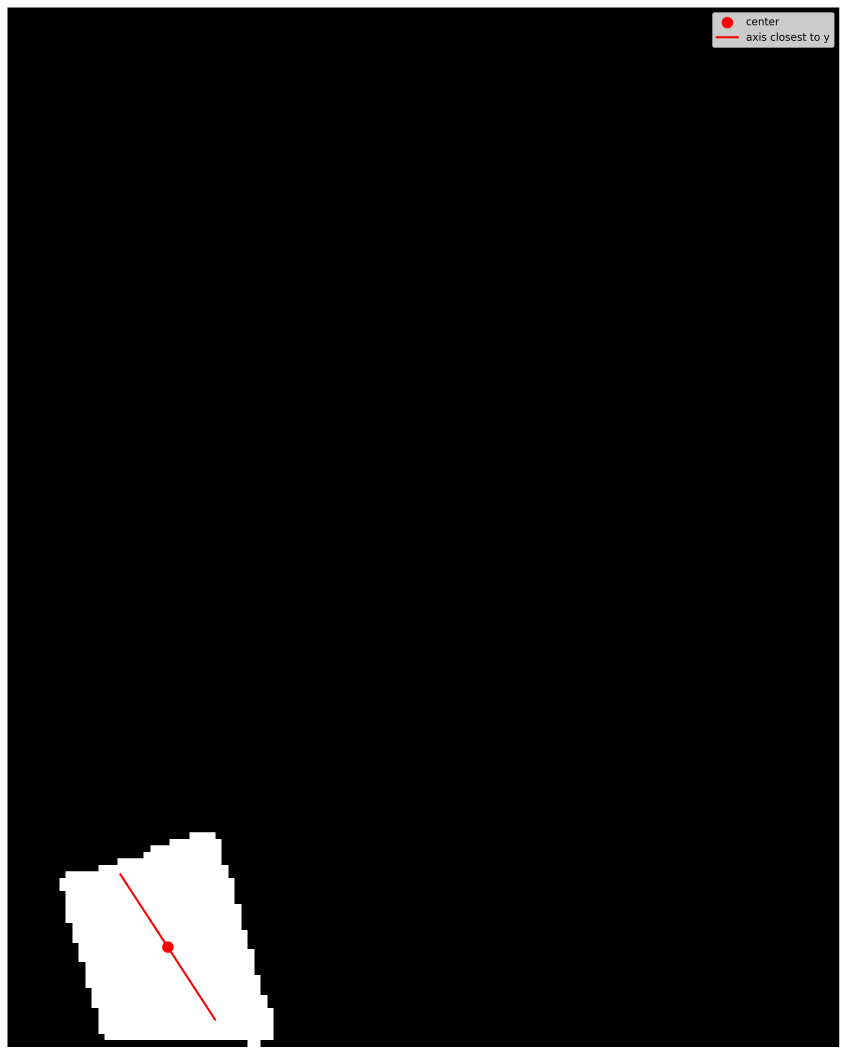
#> input picture pose_estimation/img12_predict_connector_PCA.png, 3386 x 4218 px, given in place of img71_predict_connector.png, which was not available (shown at 1/4 size)
$ python PCA.py
#> lines starting #> are read from the running program, lines starting #| are printed output that depends on the picture; after the words box and inside, x2 and y2 are one past the last pixel; in counts of white or black regions, pixels touching at a corner belong together; pictures that were not available may be replaced by others from this repository, and a replacement may not be noted
import math
from PIL import Image
import cv2
import numpy as np
from sklearn.decomposition import PCA
import matplotlib.pyplot as plt
import os

# 載入新的圖像（Gradient Magnitude）
# new_image_path = "gradient_visualization_grip_new_img3_magnitude.png"
new_image_path = "C:/Jill/Code/camera/model_train/predict_final/img71_predict_connector.png"

# 獲取輸入圖片的文件名（不含路徑和副檔名）
input_filename = os.path.splitext(os.path.basename(new_image_path))[0]
output_filename = f"{input_filename}_PCA.png"

new_image = Image.open(new_image_path).convert("RGB")
new_image_np = np.array(new_image)

# 轉為灰階
new_gray = cv2.cvtColor(new_image_np, cv2.COLOR_RGB2GRAY)

# 二值化處理，閾值可視狀況調整
_, new_binary = cv2.threshold(new_gray, 70, 255, cv2.THRESH_BINARY)
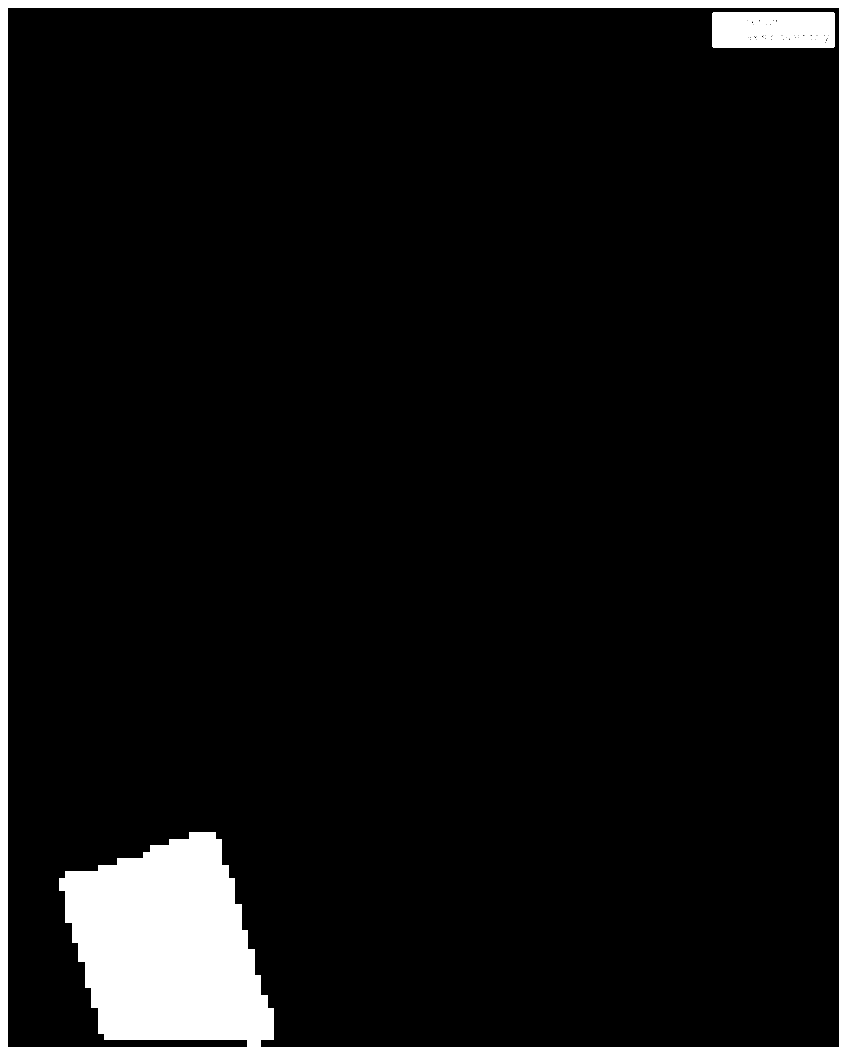
#> new_binary: shape (4218, 3386) (shown at 1/4 size); 7.2% white; 8 white regions, largest, box (x1, y1, x2, y2) and area: (0, 0, 3386, 4218) 964578, (2849, 49, 3338, 191) 65256, (3262, 143, 3275, 160) 189
# 找出邊緣點
new_points = np.column_stack(np.where(new_binary > 0))
#> new_points = 1030505 pairs, first value 0 to 4217, second value 0 to 3385

# 執行 PCA
new_pca = PCA(n_components=2)
new_pca.fit(new_points)
new_center = np.mean(new_points, axis=0)
#> new_center = [2822, 1263.5]
new_axes = new_pca.components_
new_variance = new_pca.explained_variance_

# 計算與 y 軸夾角（銳角）
def minimal_angle_with_y_axis(v):
    v = v / np.linalg.norm(v)
    y_axis = np.array([1, 0])  # row 方向，才是影像中的 y 軸
    dot = np.dot(v, y_axis)
    theta = np.arccos(np.clip(dot, -1.0, 1.0))
    angle_deg = np.degrees(theta)
    return min(angle_deg, 180 - angle_deg)

angle1 = minimal_angle_with_y_axis(new_axes[0])
angle2 = minimal_angle_with_y_axis(new_axes[1])

best_axis = new_axes[0] if angle1 < angle2 else new_axes[1]
best_angle = min(angle1, angle2)

print("最靠近 y 軸的主軸向量：", best_axis)
print("與 y 軸最小夾角（銳角）：", best_angle, "度")

# 顯示主軸（只有最靠近 y 軸的那一條）
plt.figure(figsize=(18, 18))
plt.imshow(new_image_np)
plt.scatter(new_center[1], new_center[0], color='red', s=100, label='center')

scale = 100
plt.plot([new_center[1] - scale * best_axis[1], new_center[1] + scale * best_axis[1]],
         [new_center[0] - scale * best_axis[0], new_center[0] + scale * best_axis[0]],
         'r-', linewidth=2, label='axis closest to y')

plt.axis('off')
plt.legend()

# 保存圖像
plt.savefig(output_filename, bbox_inches='tight', dpi=300)
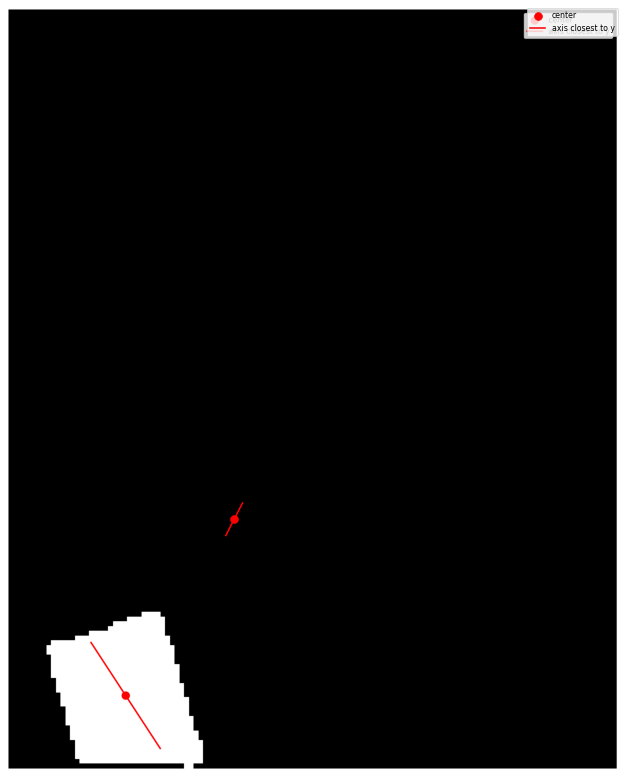
#> figure drawn by matplotlib, 1 panel
print(f"圖像已保存為 {output_filename}")

plt.show()

$ run again, on pose_estimation/img76_predict_connector_PCA.png
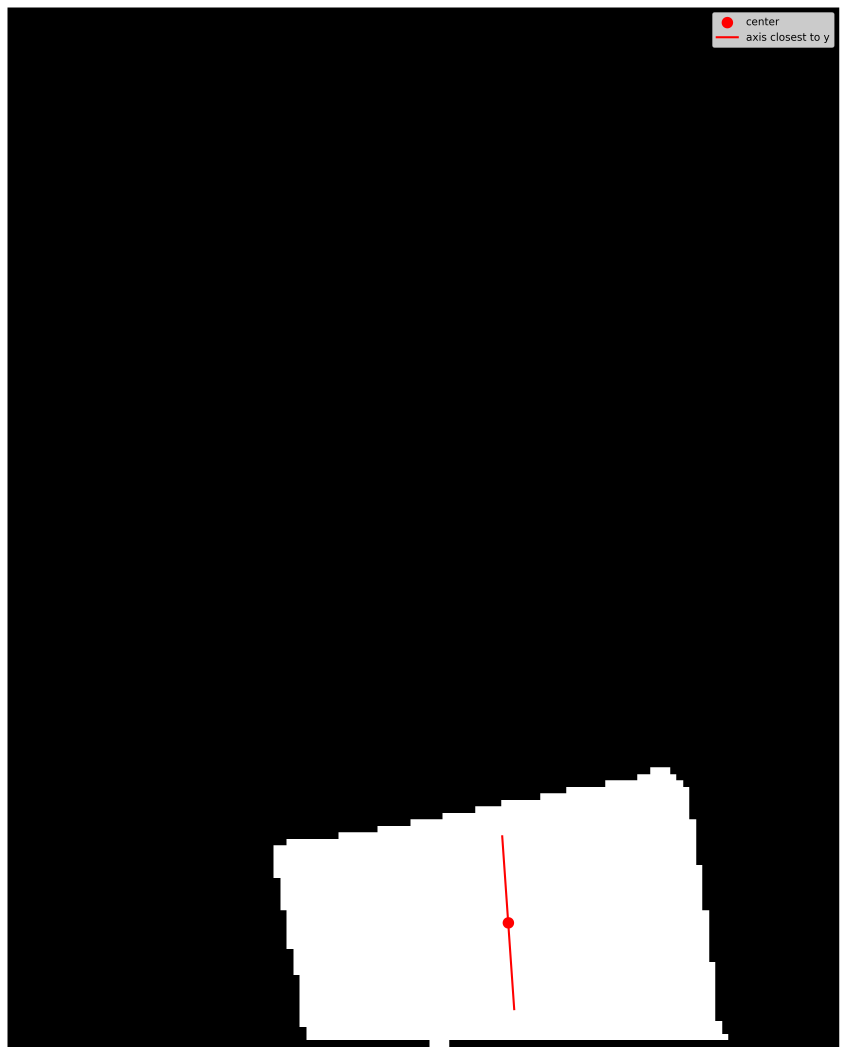
#> input picture pose_estimation/img76_predict_connector_PCA.png, 3386 x 4218 px, given in place of img71_predict_connector.png, which was not available (shown at 1/4 size)
#> `_, new_binary = cv2.threshold(new_gray, 70, 255, cv2.THRESH_BINARY)`:
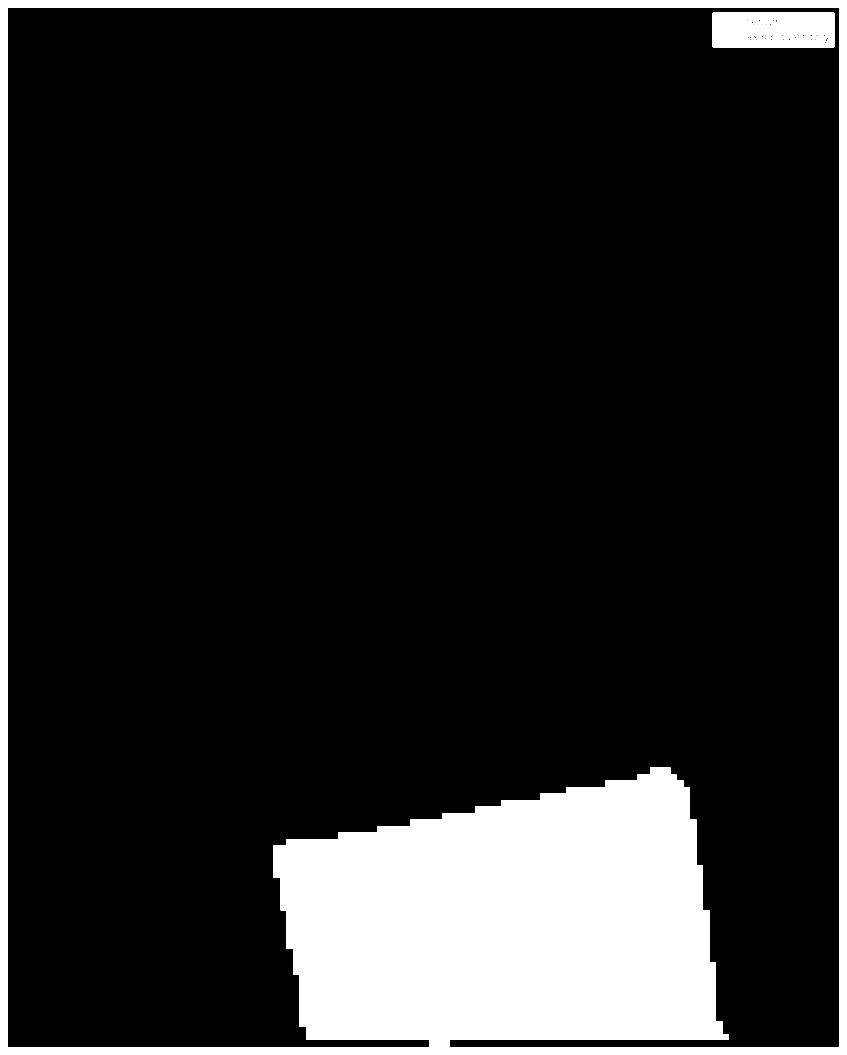
#> new_binary: shape (4218, 3386) (shown at 1/4 size); 14.6% white; 8 white regions, largest, box (x1, y1, x2, y2) and area: (0, 0, 3386, 4218) 2012754, (2849, 49, 3338, 191) 65256, (3262, 143, 3275, 160) 189
#> new_points = 2078681 pairs, first value 0 to 4217, second value 0 to 3385
#> new_center = [3235.7, 1989.5]
#> `plt.savefig(output_filename, bbox_inches='tight', dpi=300)`:
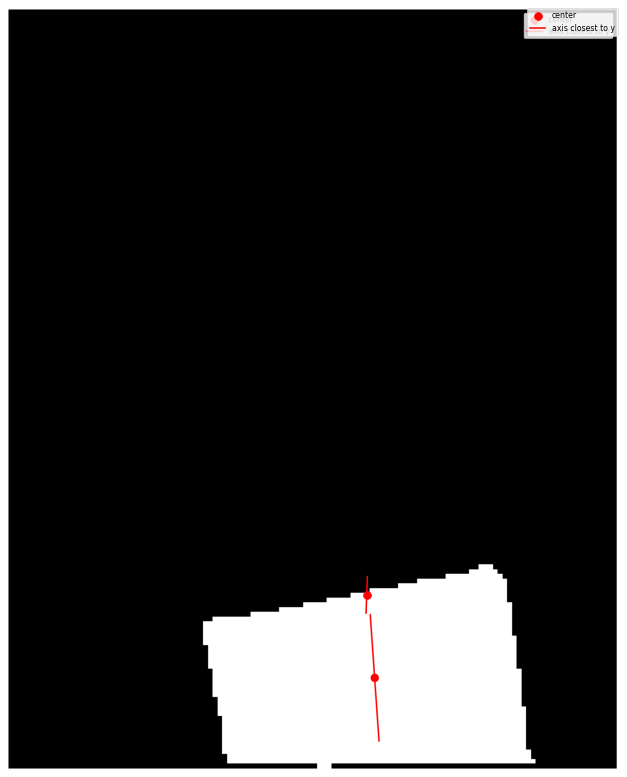
#> figure drawn by matplotlib, 1 panel
